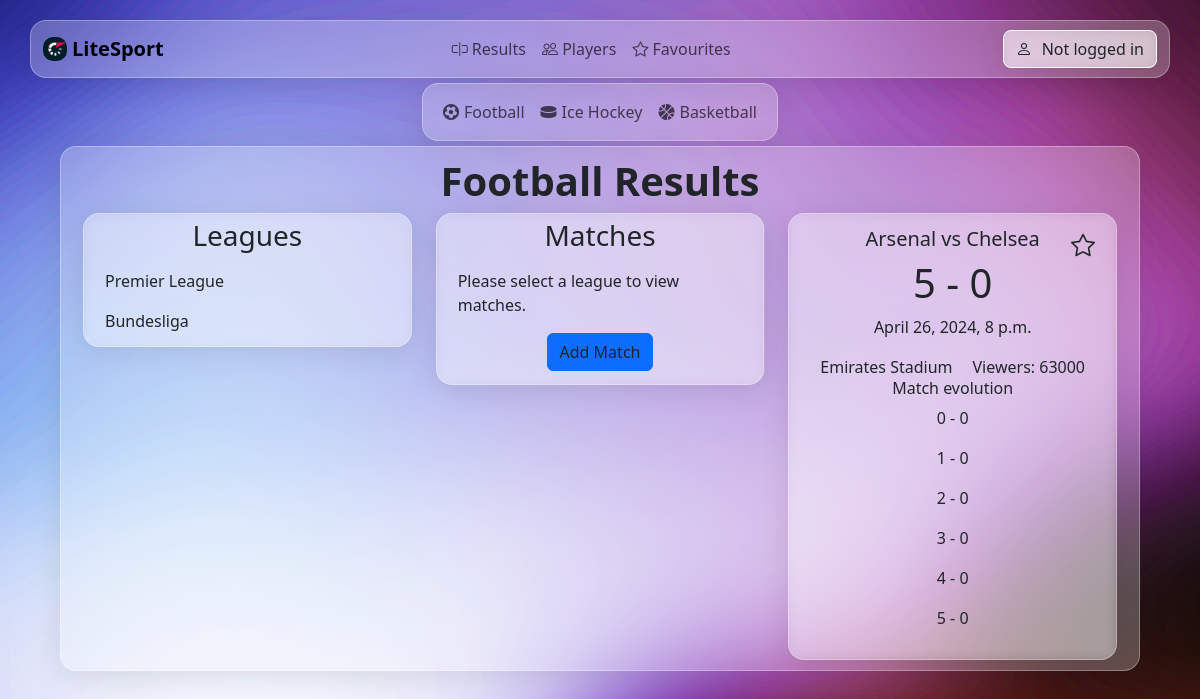
The app's page /football/results/2/2, older data.
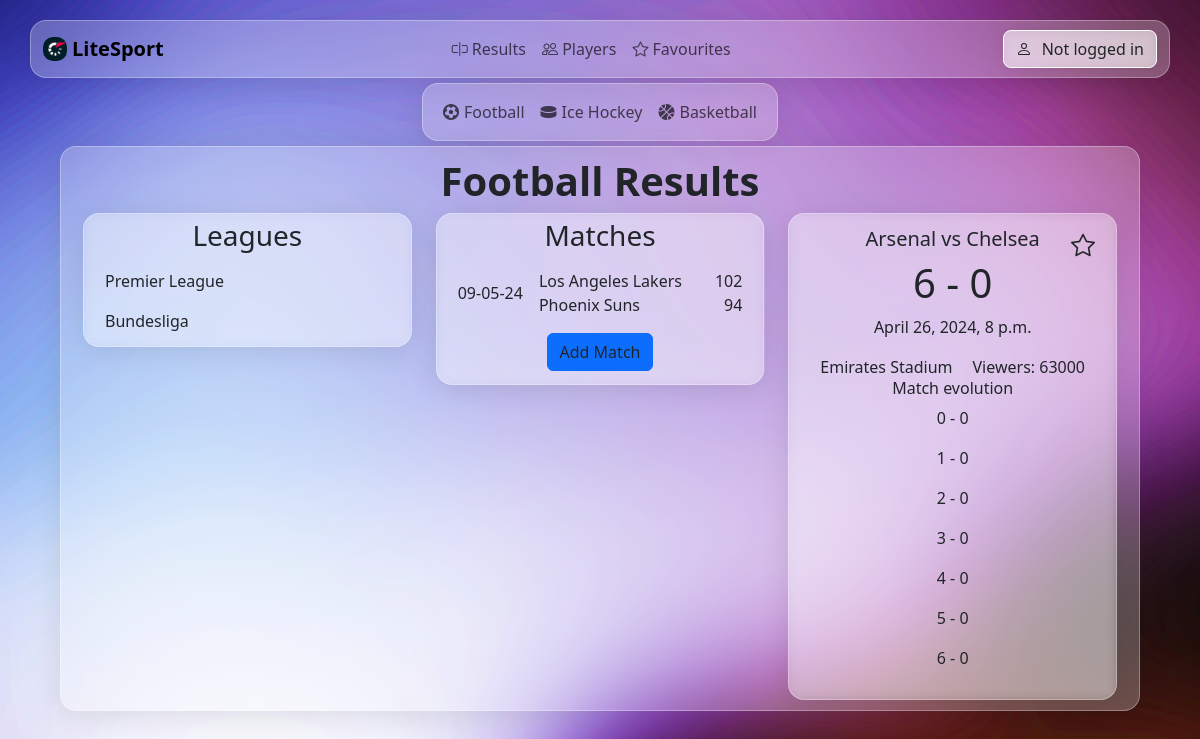
The same page, newer data.
### base/models.py (models this page shows, shortened)
class League(models.Model):
    name = models.CharField(max_length=50, blank=False, null=False)
    description = models.CharField(max_length=100, blank=True, null=True)
    id_category = models.ForeignKey('Category', on_delete=models.CASCADE)

class Match(models.Model):
    score_1 = models.IntegerField(default=0)
    score_2 = models.IntegerField(default=0)
    start_time = models.DateTimeField(null=True)
    end_time = models.DateTimeField(null=True)
    viewers = models.IntegerField(default=0)
    stadium = models.CharField(max_length=30,default="")
    id_category = models.ForeignKey('Category', on_delete=models.CASCADE)
    id_league = models.ForeignKey('League', on_delete=models.CASCADE)
    user = models.ForeignKey(User, on_delete=models.CASCADE)
    id_team_1 = models.ForeignKey('Team', on_delete=models.CASCADE, related_name='team_1')
    id_team_2 = models.ForeignKey('Team', on_delete=models.CASCADE, related_name='team_2')

class EditHistory(models.Model):
    modified_at = models.DateTimeField(null=True)
    old_score1 = models.IntegerField(default="",null=False)
    old_score2 = models.IntegerField(default="",null=False)
    new_score1 = models.IntegerField(default="",null=False)
    new_score2 = models.IntegerField(default="",null=False)
    user = models.ForeignKey(User, on_delete=models.CASCADE)
    id_match = models.ForeignKey('Match', on_delete=models.CASCADE)

class Team(models.Model):
    name = models.CharField(max_length=30,default="",null=False)
    id_category = models.ForeignKey('Category', on_delete=models.CASCADE)
    id_league = models.ForeignKey('League', on_delete=models.CASCADE)

### base/views.py (the view)
# urls.py: path('', views.home, name="home"),
def home(request, league_id=None, match_id=None):
    match = None
    match_history = None
    league = None
    category = Category.objects.get(name='Football')
    leagues = League.objects.filter(id_category=category)
    favourites = []
    if request.user.is_authenticated:
        favourites = Favourite.objects.filter(user=request.user).values_list('id_match_id', flat=True)
    if league_id:
        league = League.objects.get(id=league_id)
        if match_id:
            match = Match.objects.get(id=match_id)
            match_history = EditHistory.objects.filter(id_match=match_id)
        else:
            match = None
        matches = Match.objects.filter(id_league=league)
    else:
        matches = None
    context = {
        'leagues': leagues,
        'matches': matches,
        'selected_match': match,
        'selected_league': league,
        'selected_category': category,
        'match_history': match_history,
        'favourites': favourites,
        'title': 'Football Results',
        'type_view': 'results',
    }
    return render(request, 'base/home.html', context)

### base/templates/base/home.html (shortened to what the changed rows need)
{% extends 'main.html' %}
{% block content %}
<div class="container-lg glass-effect main-container">
    <h1 ><strong class="page-title">{{title}}</strong></h1>
    <div class="container text-start">
        <div class="row align-items-start">
            <div class="col">
                <div class="league-div glass-effect">
                    <ul class="list-group">
                        {% for league in leagues %}
                            {% if league.id_category.name == "Football" %}
                                <li class="list-group-item d-flex justify-content-between align-items-center">
                                    <a href="{% url 'football_league' league.id %}">
                                        {{ league.name }}
                                    </a>
                                </li>
                            {% elif league.id_category.name == "Basketball" %}
                                <li class="list-group-item d-flex justify-content-between align-items-center">
                                    <a href="{% url 'basketball_league' league.id %}">
                                        {{ league.name }}
                                    </a>
                                </li>
                            {% elif league.id_category.name == "Ice Hockey" %}
                                <li class="list-group-item d-flex justify-content-between align-items-center">
                                    <a href="{% url 'hockey_league' league.id %}">
                                        {{ league.name }}
                                    </a>
                                </li>
                            {% endif %}
                        {% endfor %}
                    </ul>
                </div>
            </div>
            <div class="col">
                <div class="league-div glass-effect">
                    <ul class="list-group">
                        {% for match in matches %}
                        <li class="list-group-item d-flex justify-content-between align-items-start">
                            <div class="d-flex">
                                <div class="match-date me-3 align-self-center">{{ match.start_time|date:"d-m-y" }}</div>
                                <div>
                                    {% if match.id_category.name == "Football" %}
                                        <a href="{% url 'football_match' match.id_league.id match.id %}" class="match-teams">
                                            <div>{{ match.id_team_1.name }}</div>
                                            <div>{{ match.id_team_2.name }}</div>
                                        </a>
                                    {% elif match.id_category.name == "Basketball" %}
                                        <a href="{% url 'basketball_match' match.id_league.id match.id %}" class="match-teams">
                                            <div>{{ match.id_team_1.name }}</div>
                                            <div>{{ match.id_team_2.name }}</div>
                                        </a>
                                    {% elif match.id_category.name == "Ice Hockey" %}
                                        <a href="{% url 'hockey_match' match.id_league.id match.id %}" class="match-teams">
                                            <div>{{ match.id_team_1.name }}</div>
                                            <div>{{ match.id_team_2.name }}</div>
                                        </a>
                                    {% endif %}
                                </div>
                            </div>
                            <div class="match-result text-end">
                                <div>{{ match.score_1 }}</div>
                                <div>{{ match.score_2 }}</div>
                            </div>
                        </li>
                    {% empty %}
                        <li class="list-group-item">Please select a league to view matches.</li>
                    {% endfor %}
                    {% if selected_league %}
                        <li class="list-group-item d-flex justify-content-center align-items-center">
                            <a href="{% url 'create_match' selected_category.id selected_league.id %}" class="btn btn-primary">Add Match</a>
                        </li>
                    {% endif %}
                    </ul>
                </div>
            </div>
            <div class="col">
                {% if selected_match %}
                <div class="league-div glass-effect">
                    <ul class="list-group">
                        <li class="list-group-item">
                            <div style="position: relative;">
                                <h5 class="page-title">{{ selected_match.id_team_1.name }} vs {{ selected_match.id_team_2.name }}</h5>
                                <h1 class="page-title">{{ selected_match.score_1 }} - {{ selected_match.score_2 }}</h1>
                                <p class="page-title">{{ selected_match.start_time }}</p>
                                <div class="page-title" style="justify-content: space-around;">
                                    <span>{{ selected_match.stadium }}</span>
                                    <span>Viewers: {{ selected_match.viewers }}</span>
                                </div>
                                <a href="{% url 'favourite_match' selected_match.id %}">
                                    <i style="position: absolute; top: 0; right: 0; font-size: 24px" id="star" class="{% if selected_match.id in favourites %}bi bi-star-fill{% else %}bi bi-star{% endif %}"></i>
                                </a>
                                <h6 class="page-title">Match evolution</h6>
                                {% if match_history|length > 0 %}
                                    <div class="page-title">
                                        <p class"page-title">0 - 0</p>
                                    </div>
                                {% endif %}
                                {% for match_his in match_history %}
                                    <div class="page-title">
                                        <p class"page-title">{{match_his.new_score1}} - {{match_his.new_score2}}</p>
                                    </div>
                                {% empty %}
                                    <div class="page-title">
                                        <p class="page-title">No match history information available.</p>
                                    </div>
                                {% endfor %}
                            </div>
                        </li>
                    </ul>
                </div>
                {% endif %}
            </div>
        </div>
    </div>
</div>
{% endblock %}

Row changes from the older to the newer data that the page shows:
added Match: start_time "09-05-24", id_team_1.name "Los Angeles Lakers", id_team_2.name "Phoenix Suns", score_1 "102", score_2 "94"
changed Match "April 26, 2024, 8 p.m.": score_1 "5" → "6"
added EditHistory: new_score1 "6", new_score2 "0"
Text that changed along with them:
text no longer shown: "Please select a league to view matches."
